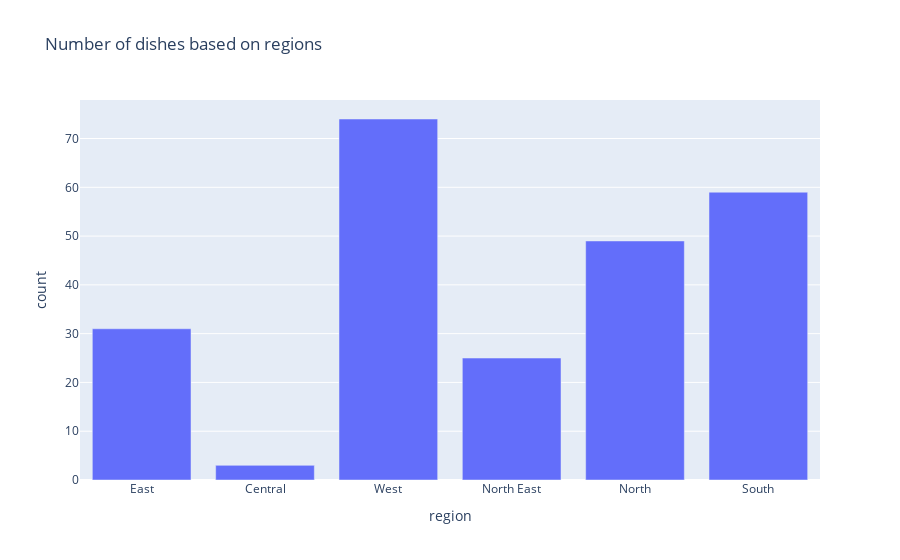

The cell this chart's notebook holds for it:
### Markdown cell above
<a id='region_based_dishes'></a>
### Number of dishes based on regions

### Code cell
reg_df = cuisine_data['region'].value_counts().reset_index()
reg_df.columns = ['region', 'count']
reg_df = reg_df.sample(frac=1)
fig = px.bar(reg_df, x='region', y='count', title='Number of dishes based on regions')
fig.show()

### Figure 1 — Plotly figure (JSON) as saved in the notebook; plotly's stock layout.template omitted (floating-point values rounded to 4 significant figures)
{"data": [{"alignmentgroup": "True", "hovertemplate": "region=%{x}<br>count=%{y}<extra></extra>", "legendgroup": "", "marker": {"color": "#636efa"}, "name": "", "offsetgroup": "", "orientation": "v", "showlegend": false, "textposition": "auto", "type": "bar", "x": ["East", "Central", "West", "North East", "North", "South"], "xaxis": "x", "y": [31, 3, 74, 25, 49, 59], "yaxis": "y"}], "layout": {"barmode": "relative", "legend": {"tracegroupgap": 0}, "title": {"text": "Number of dishes based on regions"}, "xaxis": {"anchor": "y", "domain": [0, 1], "title": {"text": "region"}}, "yaxis": {"anchor": "x", "domain": [0, 1], "title": {"text": "count"}}}}
